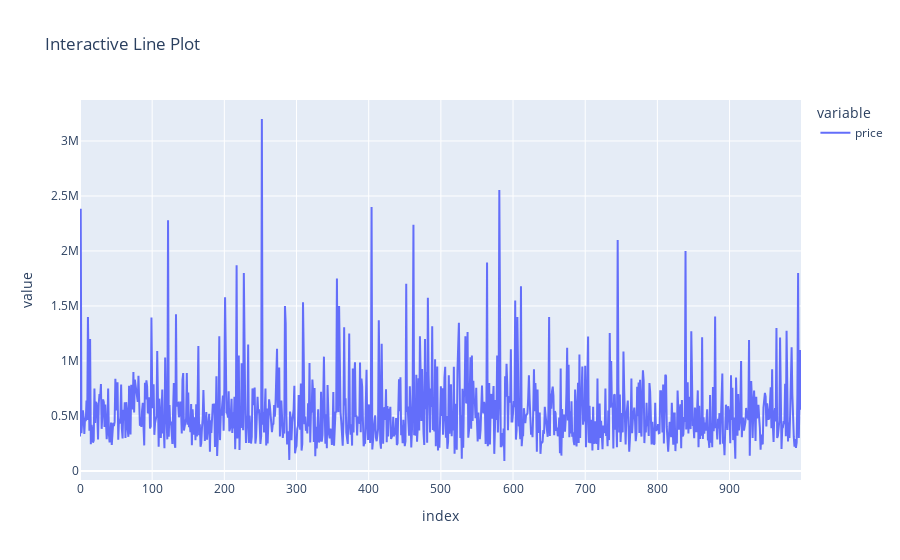

Here is the notebook cell this chart was saved with:
### Markdown cell above
## Creating interactive line and scatter plots

### Code cell
import plotly.express as px

# Create an interactive line plot using Plotly Express
fig_line = px.line(df['price'][:1000], title='Interactive Line Plot')

# Display the plots
fig_line.show()

### Figure 1 — Plotly figure (JSON) as saved in the notebook; plotly's stock layout.template omitted (floating-point values rounded to 4 significant figures; data arrays with more than 128 entries replaced by an {"elided": "..."} marker saying what was removed)
{"data": [{"hovertemplate": "variable=price<br>index=%{x}<br>value=%{y}<extra></extra>", "legendgroup": "price", "line": {"color": "#636efa", "dash": "solid"}, "marker": {"symbol": "circle"}, "mode": "lines", "name": "price", "orientation": "v", "showlegend": true, "type": "scatter", "x": {"elided": "1000 int values"}, "xaxis": "x", "y": {"elided": "1000 int values"}, "yaxis": "y"}], "layout": {"legend": {"title": {"text": "variable"}, "tracegroupgap": 0}, "title": {"text": "Interactive Line Plot"}, "xaxis": {"anchor": "y", "domain": [0, 1], "title": {"text": "index"}}, "yaxis": {"anchor": "x", "domain": [0, 1], "title": {"text": "value"}}}}
